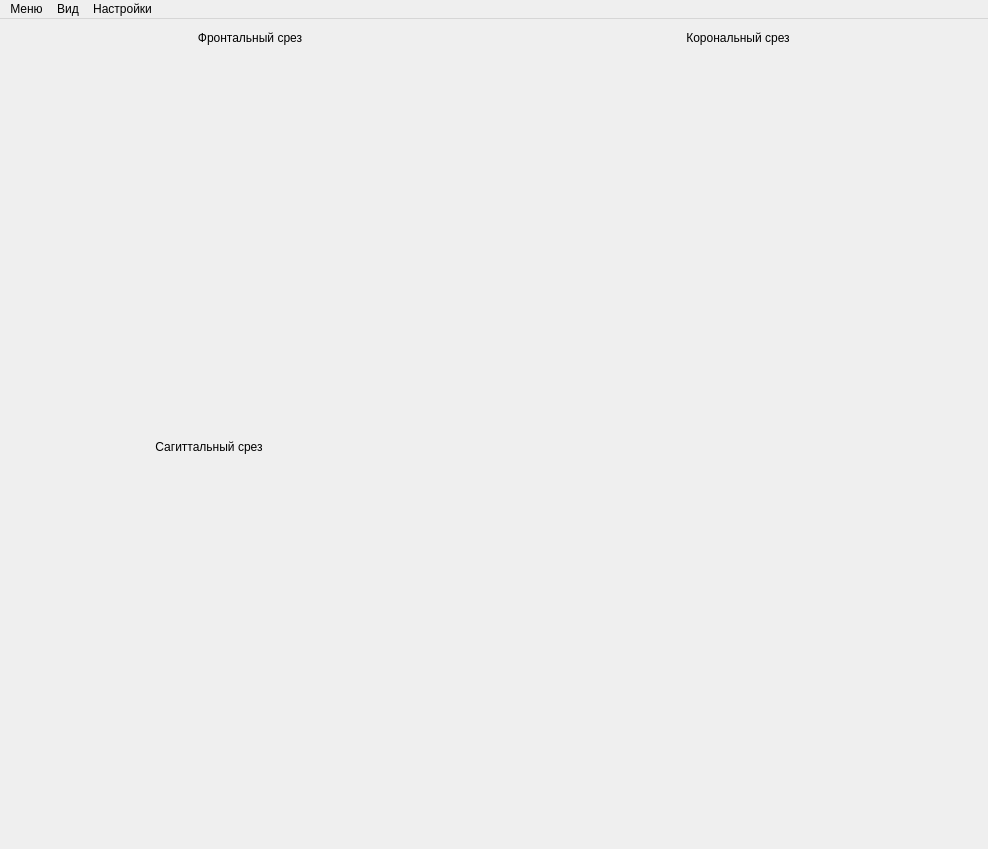
<?xml version="1.0" encoding="UTF-8"?>
<ui version="4.0">
 <class>MainWindow</class>
 <widget class="QMainWindow" name="MainWindow">
  <property name="geometry">
   <rect>
    <x>0</x>
    <y>0</y>
    <width>988</width>
    <height>849</height>
   </rect>
  </property>
  <property name="windowTitle">
   <string>MainWindow</string>
  </property>
  <widget class="QWidget" name="centralwidget">
   <layout class="QVBoxLayout" name="verticalLayout">
    <item>
     <layout class="QHBoxLayout" name="horizontalLayout">
      <item>
       <layout class="QVBoxLayout" name="verticalLayout_2">
        <item>
         <widget class="QLabel" name="first_view_description">
          <property name="minimumSize">
           <size>
            <width>400</width>
            <height>20</height>
           </size>
          </property>
          <property name="maximumSize">
           <size>
            <width>16777215</width>
            <height>20</height>
           </size>
          </property>
          <property name="text">
           <string>Фронтальный срез</string>
          </property>
          <property name="alignment">
           <set>Qt::AlignCenter</set>
          </property>
         </widget>
        </item>
        <item>
         <widget class="SliceLabel" name="first_view">
          <property name="sizePolicy">
           <sizepolicy hsizetype="Preferred" vsizetype="Preferred">
            <horstretch>0</horstretch>
            <verstretch>0</verstretch>
           </sizepolicy>
          </property>
          <property name="minimumSize">
           <size>
            <width>400</width>
            <height>300</height>
           </size>
          </property>
          <property name="text">
           <string/>
          </property>
          <property name="scaledContents">
           <bool>false</bool>
          </property>
          <property name="alignment">
           <set>Qt::AlignCenter</set>
          </property>
         </widget>
        </item>
       </layout>
      </item>
      <item>
       <layout class="QVBoxLayout" name="verticalLayout_3">
        <item>
         <widget class="QLabel" name="third_view_description">
          <property name="minimumSize">
           <size>
            <width>400</width>
            <height>20</height>
           </size>
          </property>
          <property name="maximumSize">
           <size>
            <width>16777215</width>
            <height>20</height>
           </size>
          </property>
          <property name="text">
           <string>Корональный срез</string>
          </property>
          <property name="alignment">
           <set>Qt::AlignCenter</set>
          </property>
         </widget>
        </item>
        <item>
         <widget class="SliceLabel" name="third_view">
          <property name="sizePolicy">
           <sizepolicy hsizetype="Preferred" vsizetype="Preferred">
            <horstretch>0</horstretch>
            <verstretch>0</verstretch>
           </sizepolicy>
          </property>
          <property name="minimumSize">
           <size>
            <width>400</width>
            <height>300</height>
           </size>
          </property>
          <property name="text">
           <string/>
          </property>
          <property name="scaledContents">
           <bool>false</bool>
          </property>
          <property name="alignment">
           <set>Qt::AlignCenter</set>
          </property>
         </widget>
        </item>
       </layout>
      </item>
     </layout>
    </item>
    <item>
     <layout class="QHBoxLayout" name="horizontalLayout_2">
      <item>
       <layout class="QVBoxLayout" name="verticalLayout_4">
        <item>
         <widget class="QLabel" name="second_view_description">
          <property name="minimumSize">
           <size>
            <width>400</width>
            <height>20</height>
           </size>
          </property>
          <property name="maximumSize">
           <size>
            <width>16777215</width>
            <height>20</height>
           </size>
          </property>
          <property name="text">
           <string>Сагиттальный срез</string>
          </property>
          <property name="alignment">
           <set>Qt::AlignCenter</set>
          </property>
         </widget>
        </item>
        <item>
         <widget class="SliceLabel" name="second_view">
          <property name="sizePolicy">
           <sizepolicy hsizetype="Preferred" vsizetype="Preferred">
            <horstretch>0</horstretch>
            <verstretch>0</verstretch>
           </sizepolicy>
          </property>
          <property name="minimumSize">
           <size>
            <width>400</width>
            <height>300</height>
           </size>
          </property>
          <property name="text">
           <string/>
          </property>
          <property name="scaledContents">
           <bool>false</bool>
          </property>
          <property name="alignment">
           <set>Qt::AlignCenter</set>
          </property>
         </widget>
        </item>
       </layout>
      </item>
      <item>
       <spacer name="horizontalSpacer">
        <property name="orientation">
         <enum>Qt::Horizontal</enum>
        </property>
        <property name="sizeHint" stdset="0">
         <size>
          <width>40</width>
          <height>20</height>
         </size>
        </property>
       </spacer>
      </item>
     </layout>
    </item>
   </layout>
  </widget>
  <widget class="QMenuBar" name="menubar">
   <property name="geometry">
    <rect>
     <x>0</x>
     <y>0</y>
     <width>988</width>
     <height>21</height>
    </rect>
   </property>
   <widget class="QMenu" name="main_menu">
    <property name="title">
     <string>Меню</string>
    </property>
    <addaction name="action_open_dicom"/>
    <addaction name="action_Analyze"/>
   </widget>
   <widget class="QMenu" name="view_menu">
    <property name="title">
     <string>Вид</string>
    </property>
    <addaction name="action_reset_slices"/>
    <addaction name="action_sync_with_first"/>
    <addaction name="action_sync_with_second"/>
    <addaction name="action_sync_with_third"/>
    <addaction name="action_organs_info"/>
    <addaction name="action_DICOM"/>
   </widget>
   <widget class="QMenu" name="menu">
    <property name="title">
     <string>Настройки</string>
    </property>
    <addaction name="action_check_cuda"/>
   </widget>
   <addaction name="main_menu"/>
   <addaction name="view_menu"/>
   <addaction name="menu"/>
  </widget>
  <action name="action_open_dicom">
   <property name="text">
    <string>Открыть папку с DICOM-файлами</string>
   </property>
  </action>
  <action name="action_sync_with_first">
   <property name="text">
    <string>Синхронизировать с первым срезом</string>
   </property>
  </action>
  <action name="action_sync_with_second">
   <property name="text">
    <string>Синхронизировать со вторым срезом</string>
   </property>
  </action>
  <action name="action_sync_with_third">
   <property name="text">
    <string>Синхронизировать с третьим срезом</string>
   </property>
  </action>
  <action name="action_reset_slices">
   <property name="text">
    <string>Сбросить срезы</string>
   </property>
  </action>
  <action name="action_DICOM">
   <property name="enabled">
    <bool>false</bool>
   </property>
   <property name="text">
    <string>Информация о DICOM-файле</string>
   </property>
  </action>
  <action name="action_Analyze">
   <property name="text">
    <string>Открыть Analyze-файл</string>
   </property>
  </action>
  <action name="action_organs_info">
   <property name="text">
    <string>Информация об органах</string>
   </property>
  </action>
  <action name="action_check_cuda">
   <property name="text">
    <string>Проверить наличие CUDA и GPU</string>
   </property>
  </action>
 </widget>
 <customwidgets>
  <customwidget>
   <class>SliceLabel</class>
   <extends>QLabel</extends>
   <header>uis.custom_widgets</header>
  </customwidget>
 </customwidgets>
 <resources/>
 <connections/>
</ui>
